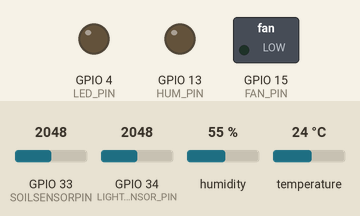
Recording of a sketch running on a simulated ESP32. On the bench: switched loads named in the sketch (green lamp = pin HIGH), output pins drawn as LEDs (lit = HIGH). The inputs (shaded band) are chosen by the test bench; at power-on: humidity 55 %, GPIO 33 (SOILSENSORPIN) = 2048, GPIO 34 (LIGHT_SENSOR_PIN) = 2048, temperature 24 °C. WiFi joins after 1.5 s; servers stay silent unless stated; not simulated (calls return 0 or success): ./security/WiFiSecrets.h, ./security/Auth.h; what the sketch prints to the serial monitor is not drawn.

Above: at 2.9 s.
3.0 s: humidity set to 59 %
6.7 s: humidity set to 62 %
At 9.6 s:
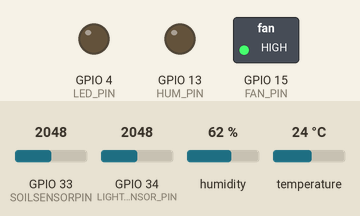
9.9 s: GPIO 33 (SOILSENSORPIN) set to 1691
12.6 s: GPIO 33 (SOILSENSORPIN) set to 1611
At 14.2 s:
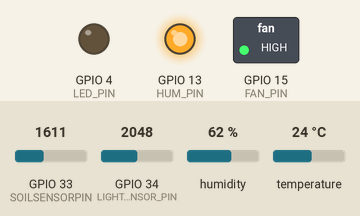
14.9 s: GPIO 34 (LIGHT_SENSOR_PIN) set to 1712
17.6 s: GPIO 34 (LIGHT_SENSOR_PIN) set to 1612
At 19.5 s:
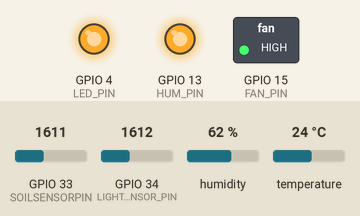
Timing chart, 0 to 20.9 s (numbered marks = the images above; inputs shaded):
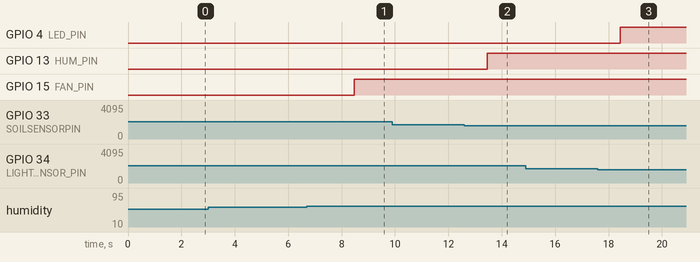

The sketch:

smart-farm.ino
```cpp
#include <WiFi.h>
#include <WebServer.h>
#include <ArduinoJson.h>
#include <DHT.h>
#include <FirebaseESP32.h>
//Provide the token generation process info.
#include "addons/TokenHelper.h"
//Provide the RTDB payload printing info and other helper functions.
#include "addons/RTDBHelper.h"

#include "./security/WiFiSecrets.h"
#include "./security/Auth.h"

#define DHTPIN 18 // DHT11 센서
#define DHTTYPE DHT11
DHT dht(DHTPIN, DHTTYPE);
#define FAN_PIN 15 // 펜 모듈
#define LIGHT_SENSOR_PIN 34 // 빛 감지 센서
#define LED_PIN 4 // LED 모듈
#define SOILSENSORPIN 33 // 토양 습도 센서
#define HUM_PIN 13 // 가습기 모듈

// Firebase 객체 생성
FirebaseData firebaseData;
FirebaseAuth auth;
FirebaseConfig config;
FirebaseJson json;
bool signupOK = false;
unsigned long sendDataPrevMillis = 0;
unsigned long getThresholdsPrevMillis = 0;
const int dataInterval = 1000;
const int thresholdsInterval = 1000;

// 센서 값 전역 변수
float temperature;
float humidity;
int lightPercentage;
int soilHumidityPercentage;

// 초기 기준값 설정
int lightThreshold = 50;
int lightRange = 10;
float temperatureThreshold = 25.0;
float tempRange = 10.0;
int humidityThreshold = 60;
int humidityRange = 10;
int soilHumidityThreshold = 50;
int soilHumidityRange = 10;

// 기본 한계값 설정 함수
void setupDefaultThresholds() {
  if (Firebase.ready() && signupOK) {
    Serial.println("기본 한계값 설정 중...");

    json.clear();
    json.set("temperature", temperatureThreshold);
    json.set("tempRange", tempRange);
    json.set("humidity", humidityThreshold);
    json.set("humidityRange", humidityRange);
    json.set("soilHumidity", soilHumidityThreshold);
    json.set("soilHumidityRange", soilHumidityRange);
    json.set("light", lightThreshold);
    json.set("lightRange", lightRange);

    if (Firebase.RTDB.setJSON(&firebaseData, "/thresholds", &json)) {
      Serial.println("기본 한계값 설정 성공");
    } else {
      Serial.println("기본 한계값 설정 실패: " + firebaseData.errorReason());
    }
  }
}

void setup_wifi() {
  delay(10);
  Serial.println();
  Serial.print("연결 중인 Wi-Fi: ");
  Serial.println(WIFI_SSID);

  WiFi.begin(WIFI_SSID, WIFI_PASSWORD);

  while (WiFi.status() != WL_CONNECTED) {
    delay(500);
    Serial.print(".");
  }

  Serial.println("");
  Serial.println("Wi-Fi 연결됨");
  Serial.println("IP 주소: ");
  Serial.println(WiFi.localIP());
}

void setup() {
  Serial.begin(9600);

  pinMode(LIGHT_SENSOR_PIN, INPUT); // 빛 감지 센서 핀 설정
  pinMode(LED_PIN, OUTPUT); // LED 모듈 설정
  pinMode(FAN_PIN, OUTPUT); // 펜 모듈 설정
  pinMode(HUM_PIN, OUTPUT); // 가습기 모듈 설정

  // WiFi 연결
  setup_wifi();

  dht.begin();

  // Firebase 설정
  config.api_key = FIREBASE_AUTH;
  config.database_url = FIREBASE_HOST;

  // Firebase 로그인
  if (Firebase.signUp(&config, &auth, "", "")) {
    Serial.println("Firebase 연결 성공");
    signupOK = true;
  } else {
    Serial.printf("Firebase 연결 실패: %s\n", config.signer.signupError.message.c_str());
  }

  config.token_status_callback = tokenStatusCallback;
  Firebase.begin(&config, &auth);
  Firebase.reconnectWiFi(true);
  firebaseData.setResponseSize(4096);

  // 초기 한계값 설정 시도
  if (Firebase.ready() && signupOK) {
    getThresholds();
  }
}

// 한계값 읽기 함수
void getThresholds() {
  if (Firebase.ready() && signupOK) {
    Serial.println("\n한계값 읽기 시도...");

    if (Firebase.RTDB.getJSON(&firebaseData, "/thresholds")) {
      Serial.println("한계값 데이터 수신 성공");

      FirebaseJson &json = firebaseData.jsonObject();
      FirebaseJsonData result;

      // 온도 한계값 읽기
      json.get(result, "temperature");
      if (result.success) {
        temperatureThreshold = result.floatValue;
        Serial.println("온도 한계값: " + String(temperatureThreshold));
      }

      // 온도 범위 읽기
      json.get(result, "tempRange");
      if (result.success) {
        tempRange = result.floatValue;
        Serial.println("온도 범위: " + String(tempRange));
      }

      // 습도 한계값 읽기
      json.get(result, "humidity");
      if (result.success) {
        humidityThreshold = result.intValue;
        Serial.println("습도 한계값: " + String(humidityThreshold));
      }

      // 습도 범위 읽기
      json.get(result, "humidityRange");
      if (result.success) {
        humidityRange = result.intValue;
        Serial.println("습도 범위: " + String(humidityRange));
      }

      // 토양 습도 한계값 읽기
      json.get(result, "soilHumidity");
      if (result.success) {
        soilHumidityThreshold = result.intValue;
        Serial.println("토양 습도 한계값: " + String(soilHumidityThreshold));
      }

      // 토양 습도 범위 읽기
      json.get(result, "soilHumidityRange");
      if (result.success) {
        soilHumidityRange = result.intValue;
        Serial.println("토양 습도 범위: " + String(soilHumidityRange));
      }

      // 조도 한계값 읽기
      json.get(result, "light");
      if (result.success) {
        lightThreshold = result.intValue;
        Serial.println("조도 한계값: " + String(lightThreshold));
      }

      // 조도 범위 읽기
      json.get(result, "lightRange");
      if (result.success) {
        lightRange = result.intValue;
        Serial.println("조도 범위: " + String(lightRange));
      }

      // 한계값 요약 출력
      Serial.println("\n===== 현재 한계값 설정 =====");
      Serial.println("조도: " + String(lightThreshold) + "% (범위: ±" + String(lightRange) + "%)");
      Serial.println("온도: " + String(temperatureThreshold) + "°C (범위: ±" + String(tempRange) + "°C)");
      Serial.println("습도: " + String(humidityThreshold) + "% (범위: ±" + String(humidityRange) + "%)");
      Serial.println("토양습도: " + String(soilHumidityThreshold) + "% (범위: ±" + String(soilHumidityRange) + "%)");
      Serial.println("==============================");

    } else {
      Serial.println("한계값 데이터 수신 실패: " + firebaseData.errorReason());
      // 데이터가 없는 경우 기본값 설정
      if (firebaseData.errorReason() == "path not exist") {
        setupDefaultThresholds();
      }
    }
  }
}

void loop() {
  // 센서 데이터 읽기 및 전송
  if (Firebase.ready() && signupOK && (millis() - sendDataPrevMillis > dataInterval || sendDataPrevMillis == 0)) {
    sendDataPrevMillis = millis();

    // 센서 데이터 읽기
    temperature = dht.readTemperature();
    humidity = dht.readHumidity();

    int lightValue = analogRead(LIGHT_SENSOR_PIN);
    lightPercentage = map(lightValue, 0, 4095, 0, 100);

    int soilValue = analogRead(SOILSENSORPIN);
    soilHumidityPercentage = map(soilValue, 0, 4095, 0, 100);

    // DHT11(온도, 습도) 데이터 전송
    json.clear();
    json.set("temperature", temperature);
    json.set("humidity", humidity);
    if (Firebase.RTDB.setJSON(&firebaseData, "/sensorData/dht11", &json)) {
      Serial.println("DHT11 데이터 전송 성공");
    } else {
      Serial.println("DHT11 데이터 전송 실패: " + firebaseData.errorReason());
    }

    // 빛 센서 데이터 전송
    if (Firebase.RTDB.setInt(&firebaseData, "/sensorData/light/percentage", lightPercentage)) {
      Serial.println("조도 데이터 전송 성공");
    } else {
      Serial.println("조도 데이터 전송 실패: " + firebaseData.errorReason());
    }

    // 토양 습도 데이터 전송
    if (Firebase.RTDB.setInt(&firebaseData, "/sensorData/soil/humidity", soilHumidityPercentage)) {
      Serial.println("토양습도 데이터 전송 성공");
    } else {
      Serial.println("토양습도 데이터 전송 실패: " + firebaseData.errorReason());
    }

    // 타임스탬프 저장
    if (Firebase.RTDB.setInt(&firebaseData, "/sensorData/timestamp", millis())) {
      Serial.println("타임스탬프 전송 성공");
    } else {
      Serial.println("타임스탬프 전송 실패: " + firebaseData.errorReason());
    }

    // 센서 데이터 로그 출력
    Serial.println("\n===== 센서 데이터 =====");
    Serial.println("조도: " + String(lightPercentage) + "%");
    Serial.println("온도: " + String(temperature) + "°C");
    Serial.println("습도: " + String(humidity) + "%");
    Serial.println("토양습도: " + String(soilHumidityPercentage) + "%");
    Serial.println("==============================");

    // 모듈 제어 로직
    // 조도 제어
    if (lightPercentage < (lightThreshold - lightRange)) {
      Serial.println("LED 켜짐");
      digitalWrite(LED_PIN, HIGH);
    } else {
      Serial.println("LED 꺼짐");
      digitalWrite(LED_PIN, LOW);
    }

    // 토양습도 제어
    if (soilHumidityPercentage < (soilHumidityThreshold - soilHumidityRange)) {
      Serial.println("가습기 동작");
      digitalWrite(HUM_PIN, HIGH);
    } else {
      Serial.println("가습기 멈춤");
      digitalWrite(HUM_PIN, LOW);
    }

    // 습도 제어
    if (humidity > humidityThreshold) {
      Serial.println("팬 동작");
      digitalWrite(FAN_PIN, HIGH);
    } else {
      Serial.println("팬 멈춤");
      digitalWrite(FAN_PIN, LOW);
    }
  }

  // 한계값 주기적으로 확인
  if (Firebase.ready() && signupOK && (millis() - getThresholdsPrevMillis > thresholdsInterval || getThresholdsPrevMillis == 0)) {
    getThresholdsPrevMillis = millis();
    getThresholds();
  }
}
```

Measured:
- the behaviour switches between 60 and 61 % on humidity (found by bisection; images 0 and 1)
- the behaviour switches between 1638 and 1637 on GPIO 33 (SOILSENSORPIN) (found by bisection; images 1 and 2)
- the behaviour switches between 1638 and 1637 on GPIO 34 (LIGHT_SENSOR_PIN) (found by bisection; images 2 and 3)
- after the input at 3.0 s, every drawn part: stays the same
- after the input at 6.7 s, GPIO 15 (FAN_PIN): LOW → HIGH after 1.8 s
- after the input at 9.9 s, every drawn part: stays the same
- after the input at 12.6 s, GPIO 13 (HUM_PIN): LOW → HIGH after 0.85 s
- after the input at 14.9 s, every drawn part: stays the same
- after the input at 17.6 s, GPIO 4 (LED_PIN): LOW → HIGH after 0.84 s
